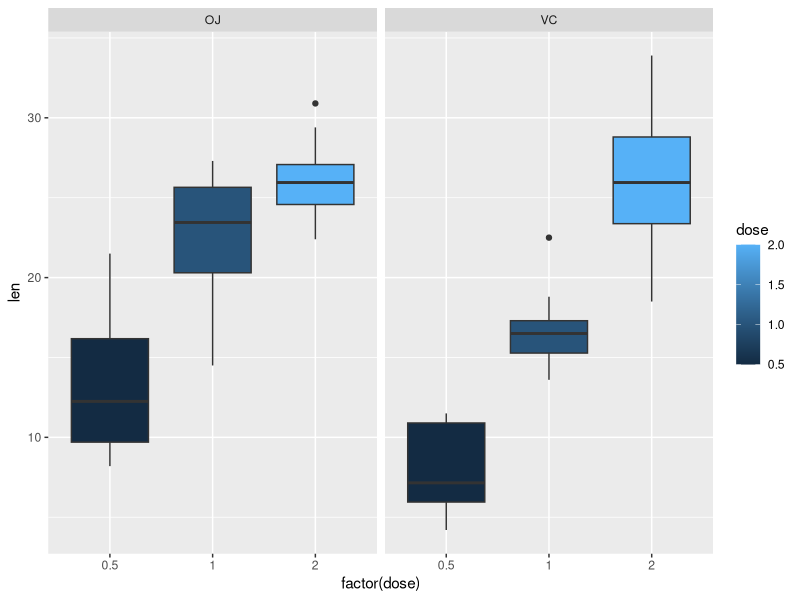

R code for this plot:
## ---- chunk 1
library(knitr)
opts_chunk$set(echo = TRUE)
## ---- chunk 2
library(dplyr) 
library(ggplot2)
data(ToothGrowth)
## ---- chunk 3
# Looking at the dataset
str(ToothGrowth)
# Validating the structure
head(ToothGrowth)
#  Validating the number of rows
nrow(ToothGrowth)
# Getting a statistical summary of the variables
summary(ToothGrowth)
# Checking that no missing data exist
sum(is.na(ToothGrowth))
# Representing the numbers of case per dose & supplement type to validation # the distribution of cases.
table(ToothGrowth$supp,ToothGrowth$dose)
## ---- chunk 4
q <- ggplot(ToothGrowth,aes(factor(dose),len)) +
      geom_boxplot(aes(fill=dose)) + facet_grid(.~supp)
print(q)
## ---- chunk 5
# Calculating the mean by supplement type and doses for t.test reference
stats_df <-ToothGrowth %>%
      group_by(supp,dose) %>%
      summarise(mean_Len = mean(len), stddev_Len = sd(len), n = n())
# Calculating the mean by dose
stats_df %>% group_by(dose) %>% summarise(mean_d=mean(mean_Len))
# Calculating the mean by supplement type
stats_df %>% group_by(supp) %>% summarise(mean_d=mean(mean_Len))
## ---- chunk 6
# t.test of by dose & supplement type
t_d0 <- ToothGrowth %>% filter(dose == 0.5)
t_d1 <- ToothGrowth %>% filter(dose == 1)
t_d2 <- ToothGrowth %>% filter(dose == 2)

# Assessing Orange Juice over Vitamin C (variable order)
t.test(filter(t_d0,supp=="OJ")$len,filter(t_d0,supp=="VC")$len ,paired = FALSE, var.equal = TRUE)
t.test(filter(t_d1,supp=="OJ")$len,filter(t_d1,supp=="VC")$len ,paired = FALSE, var.equal = TRUE)
t.test(filter(t_d2,supp=="OJ")$len,filter(t_d2,supp=="VC")$len ,paired = FALSE, var.equal = TRUE)
